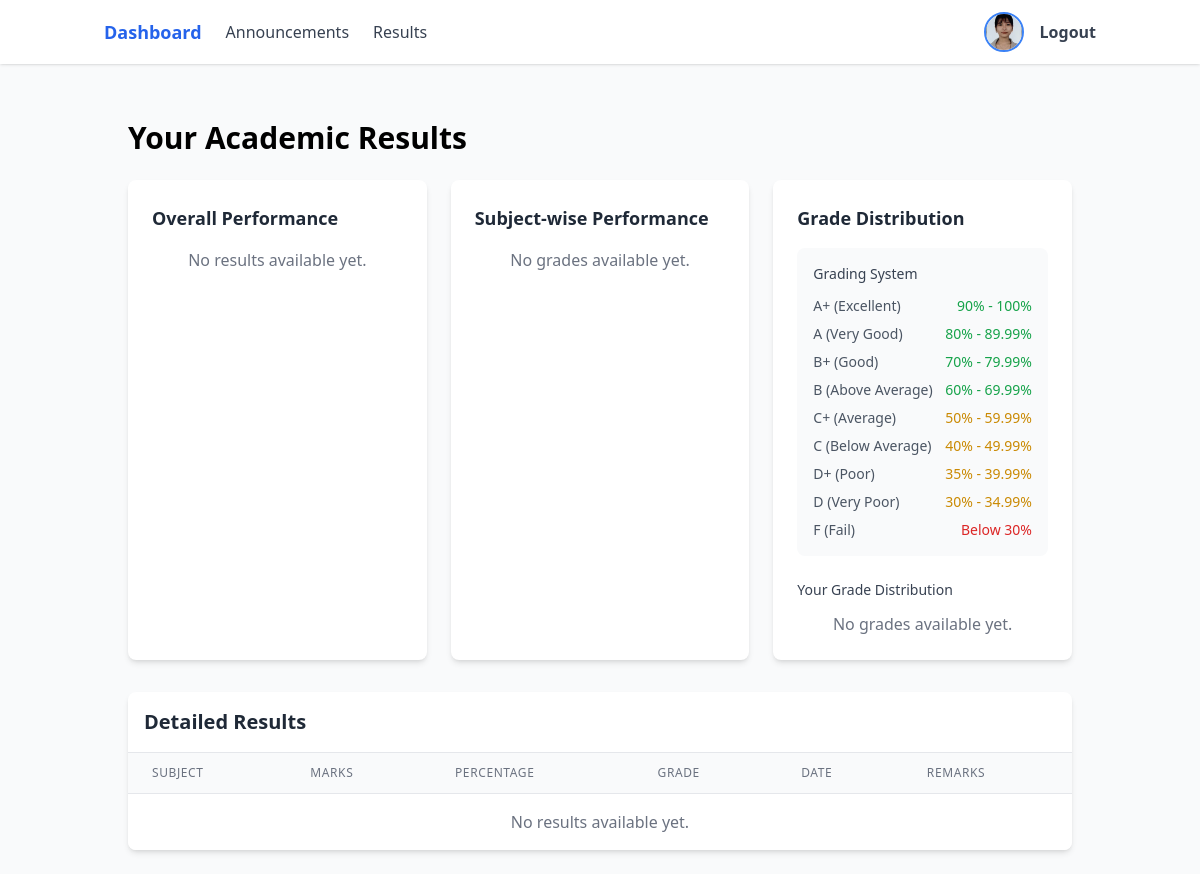
The app's page /student/results/ (signed in), older data.
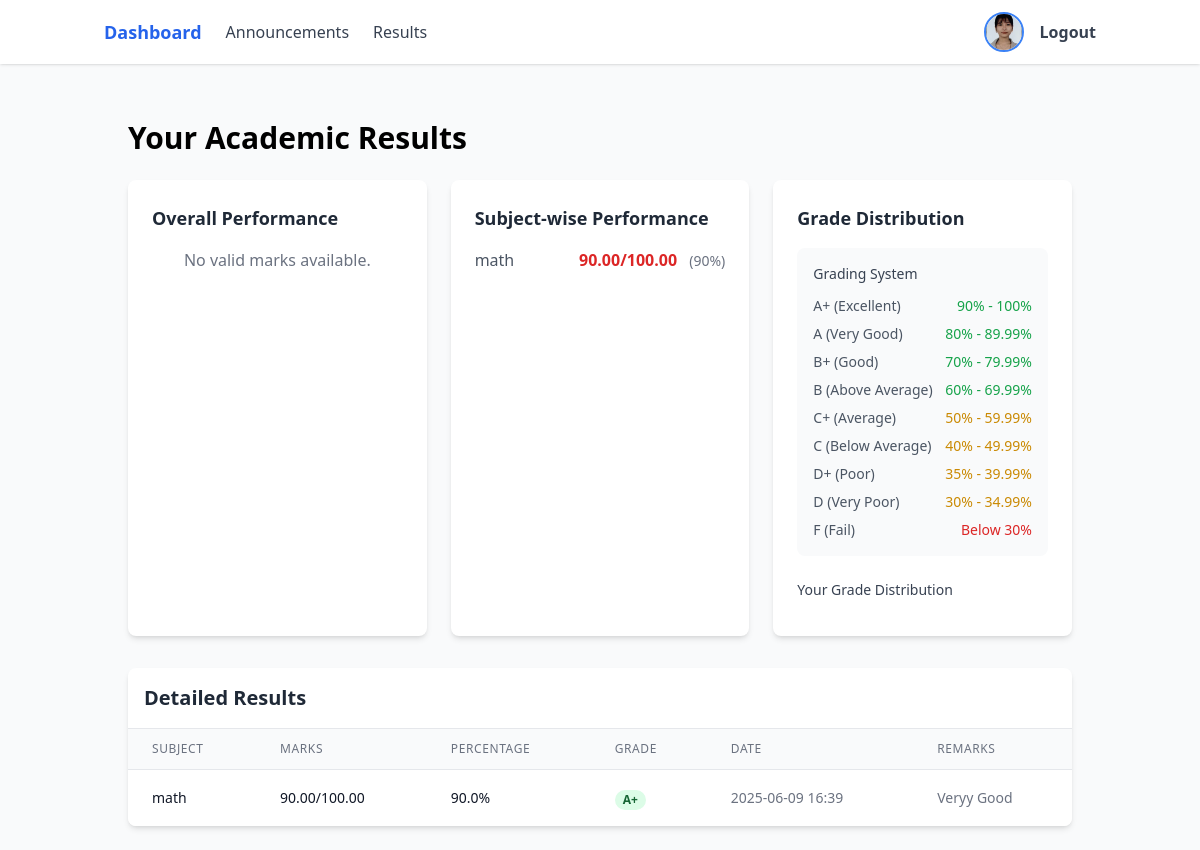
The same page, newer data.
### users/models.py (models this page shows, shortened)
class Result(models.Model):
    GRADE_CHOICES = [
        ('A+', 'A+'),
        ('A', 'A'),
        ('B+', 'B+'),
        ('B', 'B'),
        ('C+', 'C+'),
        ('C', 'C'),
        ('D+', 'D+'),
        ('D', 'D'),
        ('F', 'F'),
    ]
    GRADE_RANGES = {
        'A+': (90, 100),
        'A': (80, 89.99),
        'B+': (70, 79.99),
        'B': (60, 69.99),
        'C+': (50, 59.99),
        'C': (40, 49.99),
        'D+': (35, 39.99),
        'D': (30, 34.99),
        'F': (0, 29.99),
    }
    PERFORMANCE_CHOICES = [
        ('excellent', 'Excellent'),
        ('very_good', 'Very Good'),
        ('good', 'Good'),
        ('satisfactory', 'Satisfactory'),
        ('needs_improvement', 'Needs Improvement'),
        ('poor', 'Poor'),
    ]
    student = models.ForeignKey(User, on_delete=models.CASCADE, related_name='results')
    subject = models.CharField(max_length=100)
    marks_obtained = models.DecimalField(max_digits=5, decimal_places=2)
    total_marks = models.DecimalField(max_digits=5, decimal_places=2, default=100)
    grade = models.CharField(max_length=2, choices=GRADE_CHOICES)
    remarks = models.TextField(blank=True, null=True)
    overall_performance = models.CharField(max_length=20, choices=PERFORMANCE_CHOICES, blank=True, null=True)
    created_by = models.ForeignKey(User, on_delete=models.CASCADE, related_name='results_created')
    created_at = models.DateTimeField(default=timezone.now)
    updated_at = models.DateTimeField(auto_now=True)
    class Meta:
        ordering = ['-created_at']
        unique_together = ['student', 'subject']
    def percentage(self):
        if self.total_marks == 0:
            return 0
        return (self.marks_obtained / self.total_marks) * 100

### users/views.py (the view)
# urls.py: path('student/results/', views.student_results, name='student_results'),
@login_required
def student_results(request):
    if not request.user.is_student:
        return redirect('login')
    results = Result.objects.filter(student=request.user)
    context = {
        'results': results,
        'grade_ranges': Result.GRADE_RANGES
    }
    return render(request, 'users/results.html', context)

### users/models.py (called while the page is built)
    @property
    def is_teacher(self):
        return self.role == 'teacher'

    @property
    def is_student(self):
        return self.role == 'student'

### users/templates/users/results.html (shortened to what the changed rows need)
{% extends 'users/base.html' %}
{% block content %}
<div class="container mx-auto p-6">
    <h2 class="text-3xl font-bold mb-6">Your Academic Results</h2>
    <div class="grid grid-cols-1 md:grid-cols-2 lg:grid-cols-3 gap-6 mb-8">
        <div class="bg-white rounded-lg shadow-md p-6">
            <h3 class="text-lg font-semibold text-gray-800 mb-4">Overall Performance</h3>
            {% with total_subjects=results|length %}
                {% if total_subjects > 0 %}
                    {% with total_marks=0 total_obtained=0 %}
                        {% if total_marks > 0 %}
                            {% widthratio total_obtained total_marks 100 as overall_percentage %}
                            <div class="space-y-3">
                                <div class="flex justify-between items-center">
                                    <span class="text-gray-600">Total Subjects</span>
                                    <span class="font-semibold">{{ total_subjects }}</span>
                                </div>
                                <div class="flex justify-between items-center">
                                    <span class="text-gray-600">Total Marks</span>
                                    <span class="font-semibold">{{ total_obtained }}/{{ total_marks }}</span>
                                </div>
                                <div class="flex justify-between items-center">
                                    <span class="text-gray-600">Overall Percentage</span>
                                    <span class="font-semibold {% if overall_percentage >= 80 %}text-green-600{% elif overall_percentage >= 60 %}text-yellow-600{% else %}text-red-600{% endif %}">
                                        {{ overall_percentage }}%
                                    </span>
                                </div>
                                <div class="flex justify-between items-center">
                                    <span class="text-gray-600">Overall Grade</span>
                                    <span class="font-semibold {% if overall_percentage >= 80 %}text-green-600{% elif overall_percentage >= 60 %}text-yellow-600{% else %}text-red-600{% endif %}">
                                        {% if overall_percentage >= 90 %}A+
                                        {% elif overall_percentage >= 80 %}A
                                        {% elif overall_percentage >= 70 %}B+
                                        {% elif overall_percentage >= 60 %}B
                                        {% elif overall_percentage >= 50 %}C+
                                        {% elif overall_percentage >= 40 %}C
                                        {% elif overall_percentage >= 35 %}D+
                                        {% elif overall_percentage >= 30 %}D
                                        {% else %}F{% endif %}
                                    </span>
                                </div>
                                {% with latest_result=results|first %}
                                {% if latest_result.overall_performance %}
                                <div class="flex justify-between items-center">
                                    <span class="text-gray-600">Teacher's Assessment</span>
                                    <span class="font-semibold {% if latest_result.overall_performance in 'excellent,very_good,good' %}text-green-600{% elif latest_result.overall_performance == 'satisfactory' %}text-yellow-600{% else %}text-red-600{% endif %}">
                                        {{ latest_result.get_overall_performance_display }}
                                    </span>
                                </div>
                                {% endif %}
                                {% endwith %}
                            </div>
                        {% else %}
                            <p class="text-gray-500 text-center">No valid marks available.</p>
                        {% endif %}
                    {% endwith %}
                {% else %}
                    <p class="text-gray-500 text-center">No results available yet.</p>
                {% endif %}
            {% endwith %}
        </div>
        <div class="bg-white rounded-lg shadow-md p-6">
            <h3 class="text-lg font-semibold text-gray-800 mb-4">Subject-wise Performance</h3>
            {% if results %}
                <div class="space-y-3">
                    {% for result in results %}
                        {% if result.total_marks > 0 %}
                            {% widthratio result.marks_obtained result.total_marks 100 as percentage %}
                            <div class="flex justify-between items-center">
                                <span class="text-gray-600">{{ result.subject }}</span>
                                <div class="text-right">
                                    <span class="font-semibold {% if percentage >= 80 %}text-green-600{% elif percentage >= 60 %}text-yellow-600{% else %}text-red-600{% endif %}">
                                        {{ result.marks_obtained }}/{{ result.total_marks }}
                                    </span>
                                    <span class="text-sm text-gray-500 ml-2">
                                        ({{ percentage }}%)
                                    </span>
                                </div>
                            </div>
                        {% endif %}
                    {% endfor %}
                </div>
            {% else %}
                <p class="text-gray-500 text-center">No grades available yet.</p>
            {% endif %}
        </div>
        <div class="bg-white rounded-lg shadow-md p-6">
            <h3 class="text-lg font-semibold text-gray-800 mb-4">Grade Distribution</h3>
            <div class="mb-6 p-4 bg-gray-50 rounded-lg">
                <h4 class="text-sm font-medium text-gray-700 mb-3">Grading System</h4>
                <div class="space-y-2">
                </div>
            </div>
            <h4 class="text-sm font-medium text-gray-700 mb-3">Your Grade Distribution</h4>
            {% if results %}
                <div class="space-y-3">
                    {% for grade, range in grade_ranges.items %}
                        {% with count=0 %}
                            {% for result in results %}
                                {% if result.grade == grade %}
                                {% endif %}
                            {% endfor %}
                            {% if count > 0 %}
                            <div class="flex justify-between items-center">
                                <span class="text-gray-600">Grade {{ grade }}</span>
                                <span class="font-semibold {% if grade in 'A+,A' %}text-green-600{% elif grade in 'B+,B' %}text-green-600{% elif grade in 'C+,C' %}text-yellow-600{% elif grade in 'D+,D' %}text-yellow-600{% else %}text-red-600{% endif %}">
                                    {{ count }} subject{% if count != 1 %}s{% endif %}
                                </span>
                            </div>
                            {% endif %}
                        {% endwith %}
                    {% endfor %}
                </div>
            {% else %}
                <p class="text-gray-500 text-center">No grades available yet.</p>
            {% endif %}
        </div>
    </div>
    <div class="bg-white rounded-lg shadow-md overflow-hidden">
        <div class="overflow-x-auto">
            <table class="min-w-full divide-y divide-gray-200">
                <thead class="bg-gray-50">
                    <tr>
                        <th class="px-6 py-3 text-left text-xs font-medium text-gray-500 uppercase tracking-wider">Subject</th>
                        <th class="px-6 py-3 text-left text-xs font-medium text-gray-500 uppercase tracking-wider">Marks</th>
                        <th class="px-6 py-3 text-left text-xs font-medium text-gray-500 uppercase tracking-wider">Percentage</th>
                        <th class="px-6 py-3 text-left text-xs font-medium text-gray-500 uppercase tracking-wider">Grade</th>
                        <th class="px-6 py-3 text-left text-xs font-medium text-gray-500 uppercase tracking-wider">Date</th>
                        <th class="px-6 py-3 text-left text-xs font-medium text-gray-500 uppercase tracking-wider">Remarks</th>
                    </tr>
                </thead>
                <tbody class="bg-white divide-y divide-gray-200">
                    {% for result in results %}
                    {% if result.total_marks > 0 %}
                    {% with percentage=result.percentage %}
                    <tr>
                        <td class="px-6 py-4 whitespace-nowrap text-sm font-medium text-gray-900">{{ result.subject }}</td>
                        <td class="px-6 py-4 whitespace-nowrap text-sm text-gray-900">{{ result.marks_obtained }}/{{ result.total_marks }}</td>
                        <td class="px-6 py-4 whitespace-nowrap text-sm text-gray-900">{{ percentage|floatformat:1 }}%</td>
                        <td class="px-6 py-4 whitespace-nowrap">
                            <span class="px-2 inline-flex text-xs leading-5 font-semibold rounded-full
                                {% if percentage >= 80 %}bg-green-100 text-green-800
                                {% elif percentage >= 60 %}bg-green-100 text-green-800
                                {% elif percentage >= 50 %}bg-yellow-100 text-yellow-800
                                {% elif percentage >= 40 %}bg-yellow-100 text-yellow-800
                                {% else %}bg-red-100 text-red-800{% endif %}">
                                {{ result.grade }}
                            </span>
                        </td>
                        <td class="px-6 py-4 whitespace-nowrap text-sm text-gray-500">{{ result.created_at|date:"Y-m-d H:i" }}</td>
                        <td class="px-6 py-4 text-sm text-gray-500">{{ result.remarks|default:"No remarks" }}</td>
                    </tr>
                    {% endwith %}
                    {% endif %}
                    {% empty %}
                    <tr>
                        <td colspan="6" class="px-6 py-4 text-center text-gray-500">No results available yet.</td>
                    </tr>
                    {% endfor %}
                </tbody>
            </table>
        </div>
    </div>
</div>
{% endblock %}

Row changes from the older to the newer data that the page shows:
added Result: subject "math", marks_obtained "90.00", total_marks "100.00", marks_obtained "90", percentage "90.0", grade "A+", created_at "2025-06-09 16:39", remarks "Veryy Good"
Text that changed along with them:
text no longer shown: "No results available yet. No grades available yet. No grades available yet. No results available yet."
text now shown: "No valid marks available."
